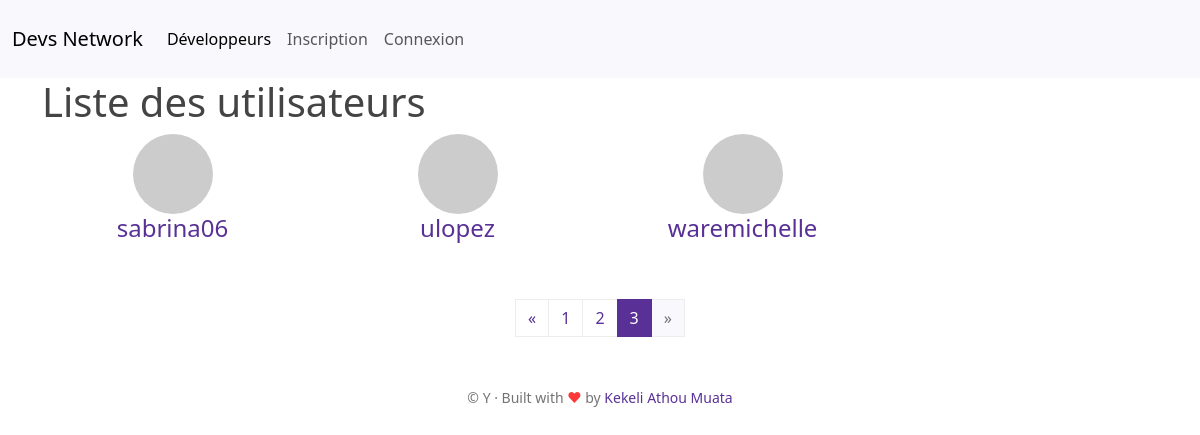
/users/list/users/?page=3, run on an earlier commit of the app's database.
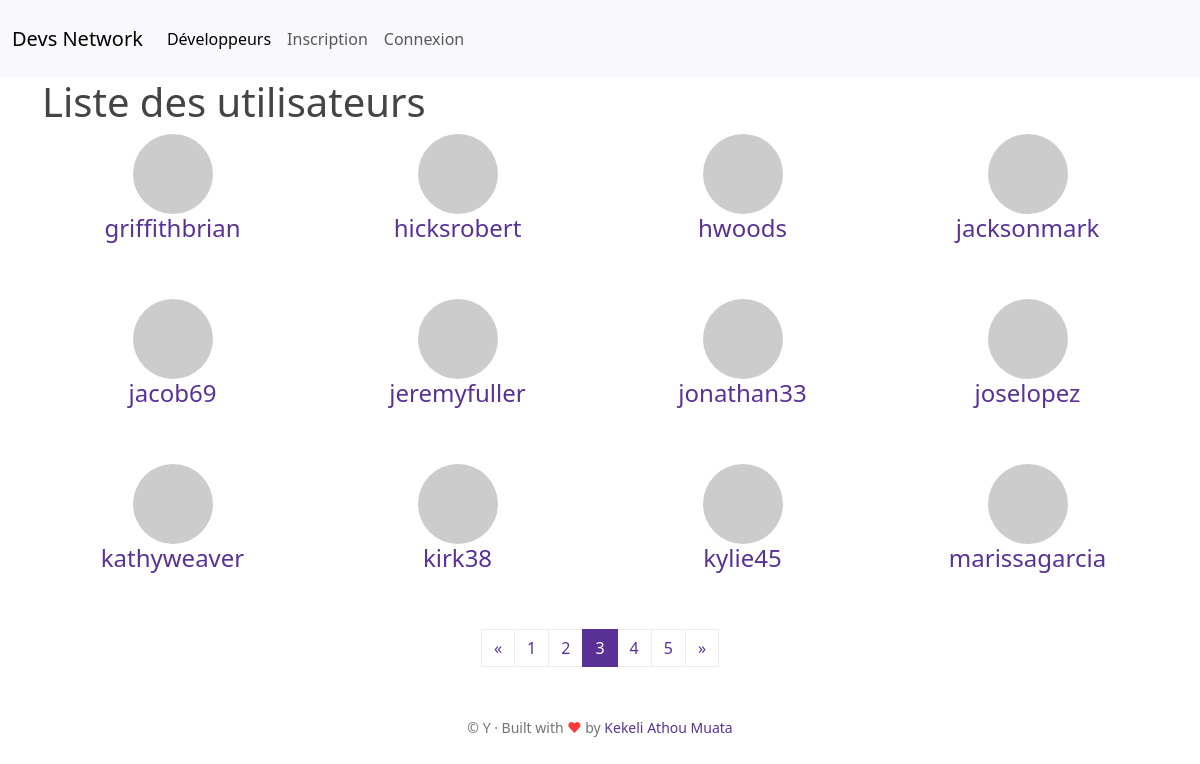
And on a later commit of the database.
### devs/models.py (models this page shows, shortened)
class User(UserMixin, db.Model):
    id = db.Column(db.Integer, primary_key=True)
    name = db.Column(db.String(255))
    pseudo = db.Column(db.String(50), index=True, unique=True)
    email = db.Column(db.String(120), index=True, unique=True)
    password_hash = db.Column(db.String(255))
    has_been_confirmed = db.Column(db.Boolean, default=False)
    created_at = db.Column(db.DateTime, default=datetime.utcnow)
    city = db.Column(db.String(255))
    profile_img = db.Column(db.String(255))
    country = db.Column(db.String(255))
    sex = db.Column(db.String(1))
    twitter = db.Column(db.String(255))
    github = db.Column(db.String(255))
    available_for_hiring = db.Column(db.Boolean, default=False)
    bio = db.Column(db.Text)
    codes = db.relationship('Code', backref='owner', lazy=True)
    posts = db.relationship('Post', backref='author', lazy=True)
    user_sender = db.relationship('FriendRelationship', backref='sender', primaryjoin=id == FriendRelationship.fk_user_sender)
    user_receiver = db.relationship('FriendRelationship', backref='receiver', primaryjoin=id == FriendRelationship.fk_user_receiver)
    def set_avatar(self, size):
        digest = md5(self.email.lower().encode('utf-8')).hexdigest()
        return f'https://www.gravatar.com/avatar/{digest}?d=identicon&s={size}'

### devs/users/routes.py (the view)
@bp.route('/list/users/')
def list_users():
    page = request.args.get('page', 1, type=int)
    page_users = User.query \
        .filter_by(has_been_confirmed=True) \
        .order_by(User.pseudo.asc()) \
        .paginate(page=page, per_page=current_app.config['USERS_PER_PAGE'])
    return render_template('users/list_users.html', title='Liste des utilisateurs', page_users=page_users)

### devs/main/routes.py (called while the page is built)
@bp.before_app_request
def before_request():
    g.locale = str(get_locale())

### devs/templates/users/list_users.html
{% extends 'layouts/base.html' %}
{% block content %}
<div class="container">
    <h1>{{ _('Liste des utilisateurs') }}</h1>
    {% if page_users.items|length != 0 %}
        {% for row in page_users.items|batch(4) %}
            <div class="row users">
                {% for user in row %}
                    <div class="col-md-3 user-block">
                        <a href="{{ url_for('users.profile', id=user.id) }}">
                            <img class="avatar rounded-circle" src="{{ user.set_avatar(70) }}"
                                 alt="image de profil de {{ user.pseudo }}">
                        </a>
                        <h4 class="user-block-username">
                            <a href="{{ url_for('users.profile', id=user.id) }}">
                                {{ user.pseudo }}
                            </a>
                        </h4>
                    </div>
                {% endfor %}
            </div>
        {% endfor %}
            <nav>
            <ul class="pagination justify-content-center">
                <li class="page-item {% if not page_users.has_prev %} disabled {% endif %}">
                    <a class="page-link" href="{{ url_for('users.list_users', page=page_users.prev_num) }}"
                       aria-label="Previous">
                        <span aria-hidden="true">&laquo;</span>
                    </a>
                </li>
                {% for page_num in page_users.iter_pages(left_edge=1, right_edge=1, left_current=1, right_current=2) %}
                    {% if page_num %}
                        <li class="page-item {% if page_users.page == page_num  %} active {% endif %}">
                            <a class="page-link" href="{{ url_for('users.list_users', page=page_num) }}">
                                {{ page_num }}
                            </a>
                        </li>
                    {% endif %}
                {% endfor %}
                <li class="page-item {% if not page_users.has_next %} disabled {% endif %}">
                    <a class="page-link" href="{{ url_for('users.list_users', page=page_users.next_num) }}"
                       aria-label="Next">
                        <span aria-hidden="true">&raquo;</span>
                    </a>
                </li>
            </ul>
        </nav>
    {% else %}
        <p class="mt-5 h1 text-center">{{ _('Aucun utilisateur pour le moment') }}</p>
    {% endif %}
</div>
{% endblock %}

What changed in the data, as far as the page shows it:
no longer on this page (row unchanged): User: pseudo "sabrina06"
no longer on this page (row unchanged): User: pseudo "ulopez"
no longer on this page (row unchanged): User: pseudo "waremichelle"
now on this page (row unchanged): User: pseudo "griffithbrian"
added User: pseudo "hicksrobert"
now on this page (row unchanged): User: pseudo "hwoods"
added User: pseudo "jacksonmark"
added User: pseudo "jacob69"
now on this page (row unchanged): User: pseudo "jeremyfuller"
now on this page (row unchanged): User: pseudo "jonathan33"
added User: pseudo "joselopez"
added User: pseudo "kathyweaver"
added User: pseudo "kirk38"
added User: pseudo "kylie45"
now on this page (row unchanged): User: pseudo "marissagarcia"
Also different on the page:
new list line: "4"
new list line: "5"
